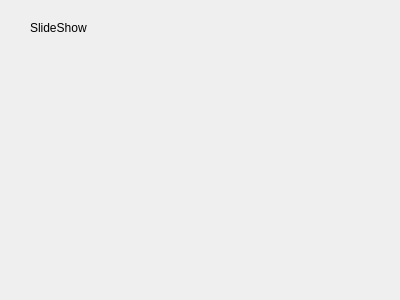
<?xml version="1.0" encoding="UTF-8"?>
<ui version="4.0">
 <class>SlideShow</class>
 <widget class="QWidget" name="SlideShow">
  <property name="geometry">
   <rect>
    <x>0</x>
    <y>0</y>
    <width>400</width>
    <height>300</height>
   </rect>
  </property>
  <property name="windowTitle">
   <string>Form</string>
  </property>
  <property name="styleSheet">
   <string notr="true"/>
  </property>
  <widget class="QLabel" name="label_2">
   <property name="geometry">
    <rect>
     <x>30</x>
     <y>20</y>
     <width>81</width>
     <height>16</height>
    </rect>
   </property>
   <property name="text">
    <string>SlideShow</string>
   </property>
  </widget>
 </widget>
 <resources/>
 <connections/>
</ui>
